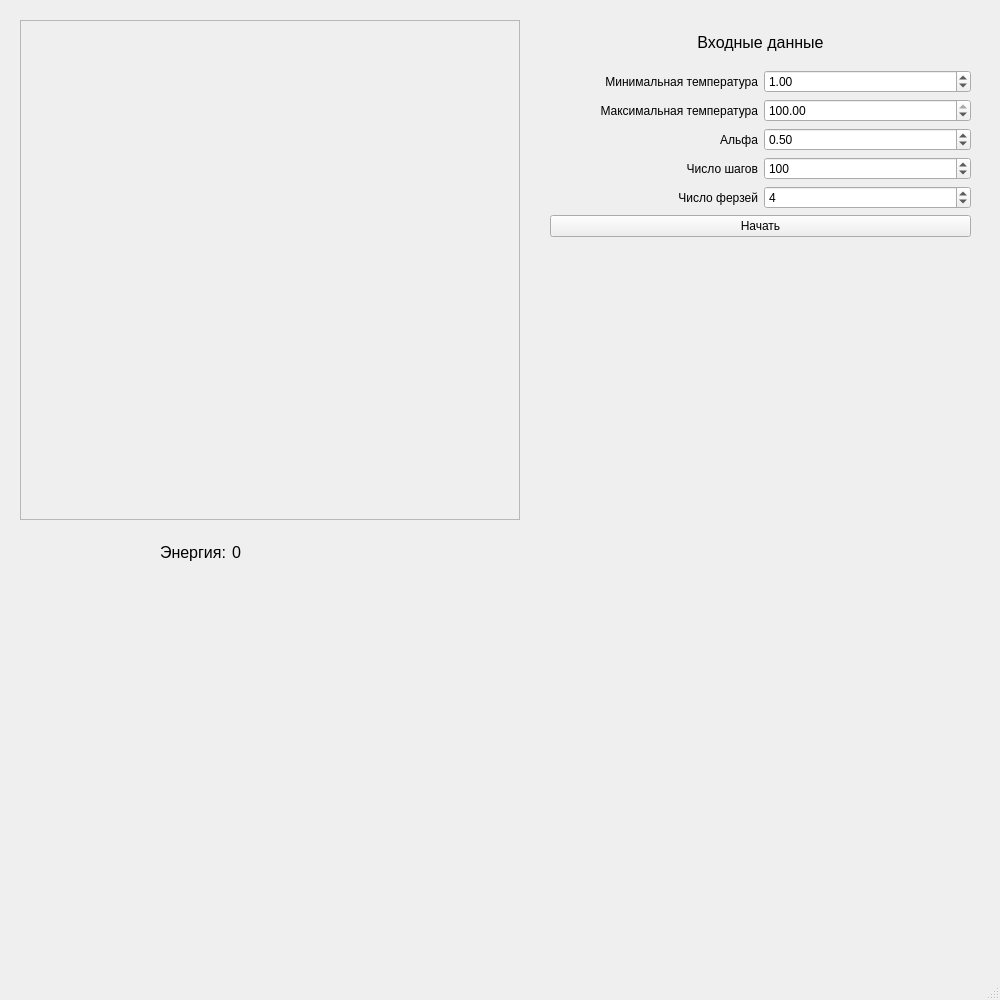
<?xml version="1.0" encoding="UTF-8"?>
<ui version="4.0">
 <class>MainWindow</class>
 <widget class="QMainWindow" name="MainWindow">
  <property name="geometry">
   <rect>
    <x>0</x>
    <y>0</y>
    <width>1000</width>
    <height>1000</height>
   </rect>
  </property>
  <property name="windowTitle">
   <string>MainWindow</string>
  </property>
  <widget class="QWidget" name="centralwidget">
   <widget class="QWidget" name="layoutWidget">
    <property name="geometry">
     <rect>
      <x>550</x>
      <y>20</y>
      <width>421</width>
      <height>217</height>
     </rect>
    </property>
    <layout class="QVBoxLayout" name="verticalLayout">
     <item>
      <widget class="QLabel" name="inputDataLabel">
       <property name="font">
        <font>
         <pointsize>12</pointsize>
         <bold>false</bold>
        </font>
       </property>
       <property name="layoutDirection">
        <enum>Qt::LeftToRight</enum>
       </property>
       <property name="text">
        <string>Входные данные</string>
       </property>
       <property name="alignment">
        <set>Qt::AlignCenter</set>
       </property>
      </widget>
     </item>
     <item>
      <layout class="QGridLayout" name="gridLayout">
       <item row="2" column="1">
        <widget class="QDoubleSpinBox" name="alphaValue">
         <property name="maximum">
          <double>1.000000000000000</double>
         </property>
         <property name="singleStep">
          <double>0.010000000000000</double>
         </property>
         <property name="value">
          <double>0.500000000000000</double>
         </property>
        </widget>
       </item>
       <item row="3" column="1">
        <widget class="QSpinBox" name="countStepsValue">
         <property name="maximum">
          <number>1000</number>
         </property>
         <property name="value">
          <number>100</number>
         </property>
        </widget>
       </item>
       <item row="0" column="0">
        <widget class="QLabel" name="minTemperatureLabel">
         <property name="layoutDirection">
          <enum>Qt::LeftToRight</enum>
         </property>
         <property name="autoFillBackground">
          <bool>false</bool>
         </property>
         <property name="text">
          <string>Минимальная температура</string>
         </property>
         <property name="alignment">
          <set>Qt::AlignRight|Qt::AlignTrailing|Qt::AlignVCenter</set>
         </property>
        </widget>
       </item>
       <item row="4" column="1">
        <widget class="QSpinBox" name="countQueensValue">
         <property name="maximum">
          <number>100</number>
         </property>
         <property name="value">
          <number>4</number>
         </property>
        </widget>
       </item>
       <item row="3" column="0">
        <widget class="QLabel" name="countStepsLabel">
         <property name="layoutDirection">
          <enum>Qt::LeftToRight</enum>
         </property>
         <property name="autoFillBackground">
          <bool>false</bool>
         </property>
         <property name="text">
          <string>Число шагов</string>
         </property>
         <property name="alignment">
          <set>Qt::AlignRight|Qt::AlignTrailing|Qt::AlignVCenter</set>
         </property>
        </widget>
       </item>
       <item row="1" column="0">
        <widget class="QLabel" name="maxTemperatureLabel">
         <property name="layoutDirection">
          <enum>Qt::LeftToRight</enum>
         </property>
         <property name="autoFillBackground">
          <bool>false</bool>
         </property>
         <property name="text">
          <string>Максимальная температура</string>
         </property>
         <property name="alignment">
          <set>Qt::AlignRight|Qt::AlignTrailing|Qt::AlignVCenter</set>
         </property>
        </widget>
       </item>
       <item row="4" column="0">
        <widget class="QLabel" name="countQueensLabel">
         <property name="layoutDirection">
          <enum>Qt::LeftToRight</enum>
         </property>
         <property name="autoFillBackground">
          <bool>false</bool>
         </property>
         <property name="text">
          <string>Число ферзей</string>
         </property>
         <property name="alignment">
          <set>Qt::AlignRight|Qt::AlignTrailing|Qt::AlignVCenter</set>
         </property>
        </widget>
       </item>
       <item row="0" column="1">
        <widget class="QDoubleSpinBox" name="minTemperatureValue">
         <property name="prefix">
          <string/>
         </property>
         <property name="maximum">
          <double>100.000000000000000</double>
         </property>
         <property name="value">
          <double>1.000000000000000</double>
         </property>
        </widget>
       </item>
       <item row="2" column="0">
        <widget class="QLabel" name="alphaLabel">
         <property name="layoutDirection">
          <enum>Qt::LeftToRight</enum>
         </property>
         <property name="autoFillBackground">
          <bool>false</bool>
         </property>
         <property name="text">
          <string>Альфа</string>
         </property>
         <property name="alignment">
          <set>Qt::AlignRight|Qt::AlignTrailing|Qt::AlignVCenter</set>
         </property>
        </widget>
       </item>
       <item row="1" column="1">
        <widget class="QDoubleSpinBox" name="maxTemperatureValue">
         <property name="maximum">
          <double>100.000000000000000</double>
         </property>
         <property name="value">
          <double>100.000000000000000</double>
         </property>
        </widget>
       </item>
      </layout>
     </item>
     <item>
      <widget class="QPushButton" name="startButton">
       <property name="text">
        <string>Начать</string>
       </property>
      </widget>
     </item>
    </layout>
   </widget>
   <widget class="QScrollArea" name="chessBoardArea">
    <property name="geometry">
     <rect>
      <x>20</x>
      <y>20</y>
      <width>500</width>
      <height>500</height>
     </rect>
    </property>
    <property name="widgetResizable">
     <bool>true</bool>
    </property>
    <widget class="QWidget" name="chessBoardContents">
     <property name="geometry">
      <rect>
       <x>0</x>
       <y>0</y>
       <width>498</width>
       <height>498</height>
      </rect>
     </property>
    </widget>
   </widget>
   <widget class="QWidget" name="layoutWidget">
    <property name="geometry">
     <rect>
      <x>160</x>
      <y>540</y>
      <width>83</width>
      <height>24</height>
     </rect>
    </property>
    <layout class="QHBoxLayout" name="energy">
     <item>
      <widget class="QLabel" name="energyLabel">
       <property name="font">
        <font>
         <pointsize>12</pointsize>
        </font>
       </property>
       <property name="text">
        <string>Энергия:</string>
       </property>
      </widget>
     </item>
     <item>
      <widget class="QLabel" name="energyValue">
       <property name="font">
        <font>
         <pointsize>12</pointsize>
        </font>
       </property>
       <property name="text">
        <string>0</string>
       </property>
      </widget>
     </item>
    </layout>
   </widget>
   <widget class="QCustomPlot" name="graphicsEnergyToTemperature" native="true">
    <property name="geometry">
     <rect>
      <x>560</x>
      <y>260</y>
      <width>391</width>
      <height>311</height>
     </rect>
    </property>
   </widget>
   <widget class="QCustomPlot" name="graphicsCountTakeBadSolutionsToTemperature" native="true">
    <property name="geometry">
     <rect>
      <x>30</x>
      <y>620</y>
      <width>391</width>
      <height>311</height>
     </rect>
    </property>
   </widget>
   <widget class="QCustomPlot" name="graphicsTemperatureOnIteration" native="true">
    <property name="geometry">
     <rect>
      <x>460</x>
      <y>620</y>
      <width>391</width>
      <height>311</height>
     </rect>
    </property>
   </widget>
  </widget>
  <widget class="QMenuBar" name="menubar">
   <property name="geometry">
    <rect>
     <x>0</x>
     <y>0</y>
     <width>1000</width>
     <height>22</height>
    </rect>
   </property>
  </widget>
  <widget class="QStatusBar" name="statusbar"/>
 </widget>
 <customwidgets>
  <customwidget>
   <class>QCustomPlot</class>
   <extends>QWidget</extends>
   <header>qcustomplot.h</header>
   <container>1</container>
  </customwidget>
 </customwidgets>
 <resources/>
 <connections/>
</ui>
